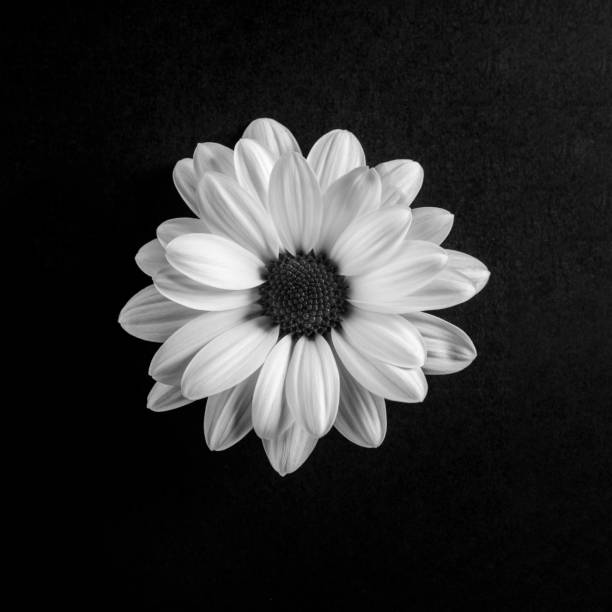
#> input picture Image_Processing/Task1/Edge/flower.jpg, 612 x 612 px
$ python edges.py
#> lines starting #> are read from the running program, lines starting #| are printed output that depends on the picture; after the words box and inside, x2 and y2 are one past the last pixel; in counts of white or black regions, pixels touching at a corner belong together
from PIL import Image
import numpy as np
from scipy.signal import convolve2d

def apply_edge_detection(image_path, output_path):
#> called with image_path = 'flower.jpg', output_path = 'edges.jpg'
    img = Image.open("flower.jpg")
#> img is the input picture: PIL image 612x612 RGB; min 0, max 255, mean 46
    img_array = np.array(img)

    gray_img_array = np.mean(img_array, axis=-1)

    # sobel array
    sobel_filter_x = np.array([[-1, 0, 1], [-2, 0, 2], [-1, 0, 1]])
    sobel_filter_y = np.array([[1, 2, 1], [0, 0, 0], [-1, -2, -1]])

    # convolve https://datascience.stackexchange.com/questions/91126/understanding-scipy-signal-convolve2d-full-convolution-and-backpropagation-betwe
    gx = convolve2d(gray_img_array, sobel_filter_x, mode='same', boundary='symm')
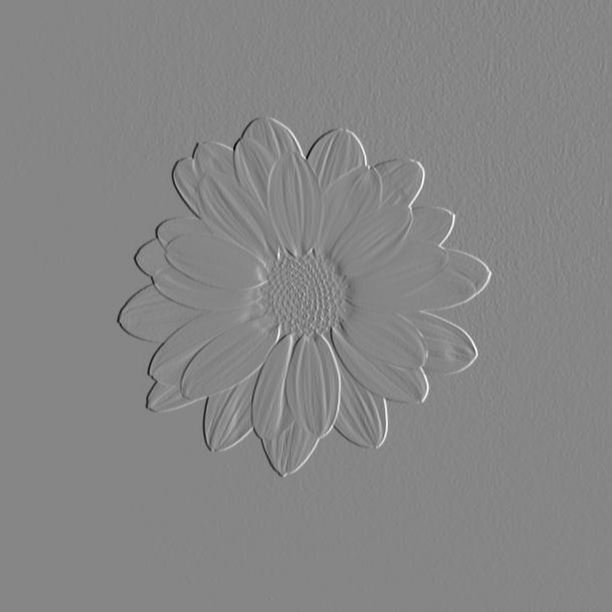
#> gx: shape (612, 612) float64; min -793, max 713, mean -0.2; drawn with min black and max white
    gy = convolve2d(gray_img_array, sobel_filter_y, mode='same', boundary='symm')
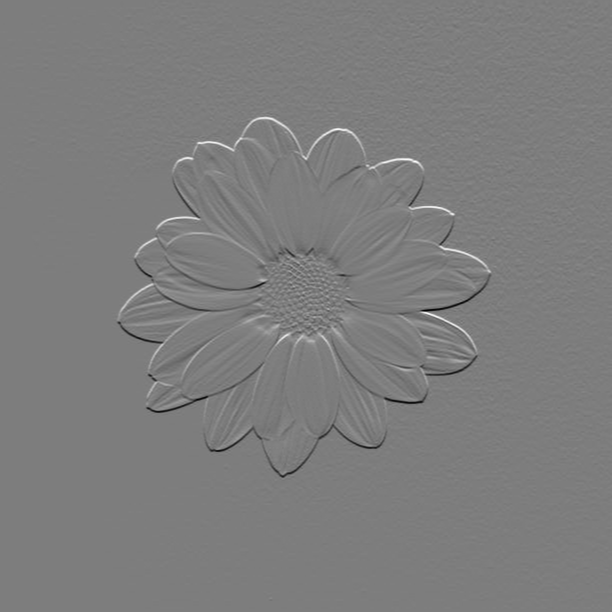
#> gy: shape (612, 612) float64; min -706, max 727, mean -0.1; drawn with min black and max white

    gradient_magnitude = np.sqrt(gx**2 + gy**2)
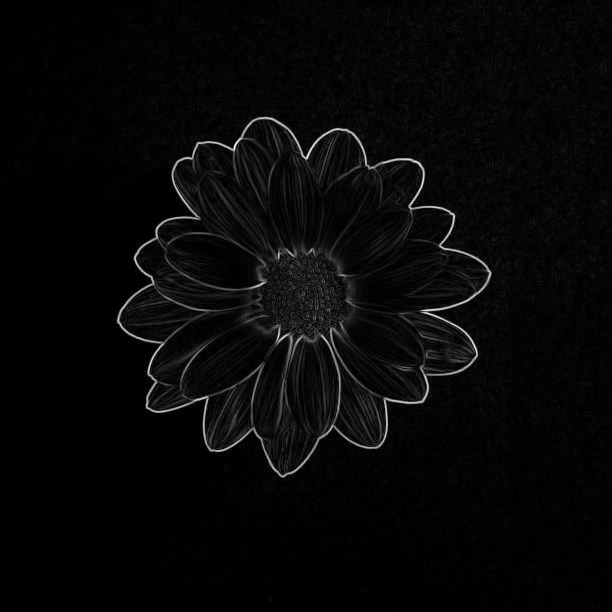
#> gradient_magnitude: shape (612, 612) float64; min 0, max 808.4, mean 24.5; drawn with min black and max white
    gradient_magnitude = np.clip(gradient_magnitude, 0, 255)
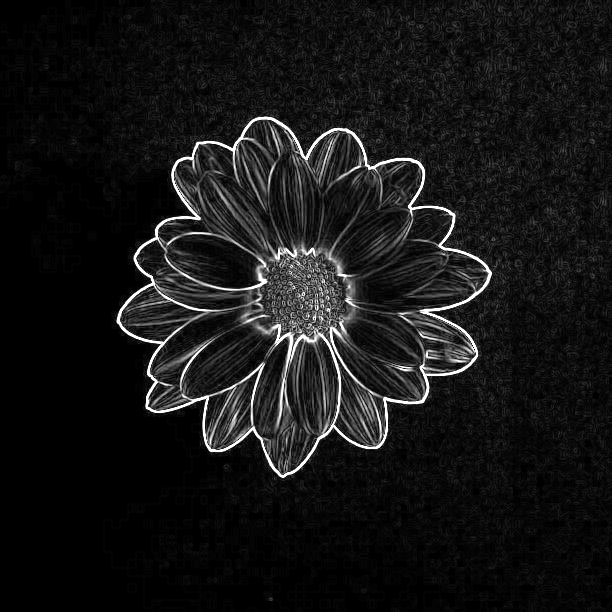
#> gradient_magnitude: shape (612, 612) float64; min 0, max 255, mean 22.2

    # edge_threshold = 80
    img_array[gradient_magnitude > 80] = [255, 255, 255]
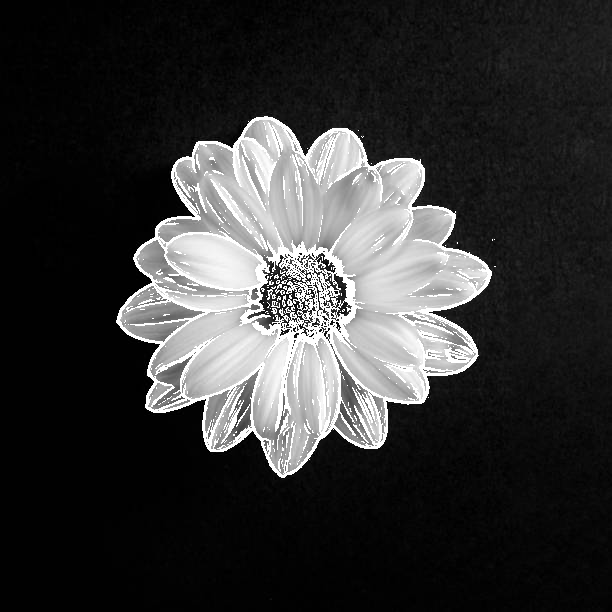
#> img_array: shape (612, 612, 3); 5.94% of pixels changed, all inside (x1, y1, x2, y2) = (116, 116, 496, 478)
    img_array[gradient_magnitude <= 80] = [0, 0, 0]
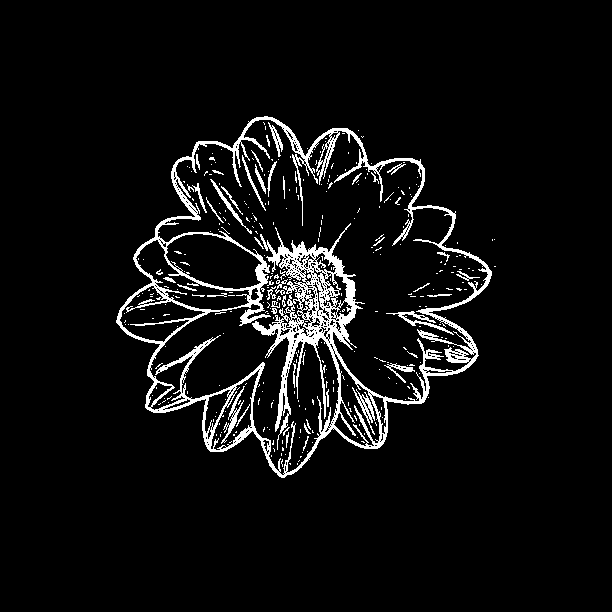
#> img_array: shape (612, 612, 3); 5.9% white; 341 white regions (298 under 20 px), largest, box (x1, y1, x2, y2) and area: (116, 116, 492, 478) 18336, (386, 311, 454, 335) 291, (221, 386, 245, 444) 261

    edge_img = Image.fromarray(img_array.astype('uint8'))
    edge_img.save(output_path)

if __name__ == "__main__":
    input_image_path = "flower.jpg"
    output_image_path = "edges.jpg"

    apply_edge_detection(input_image_path, output_image_path)
